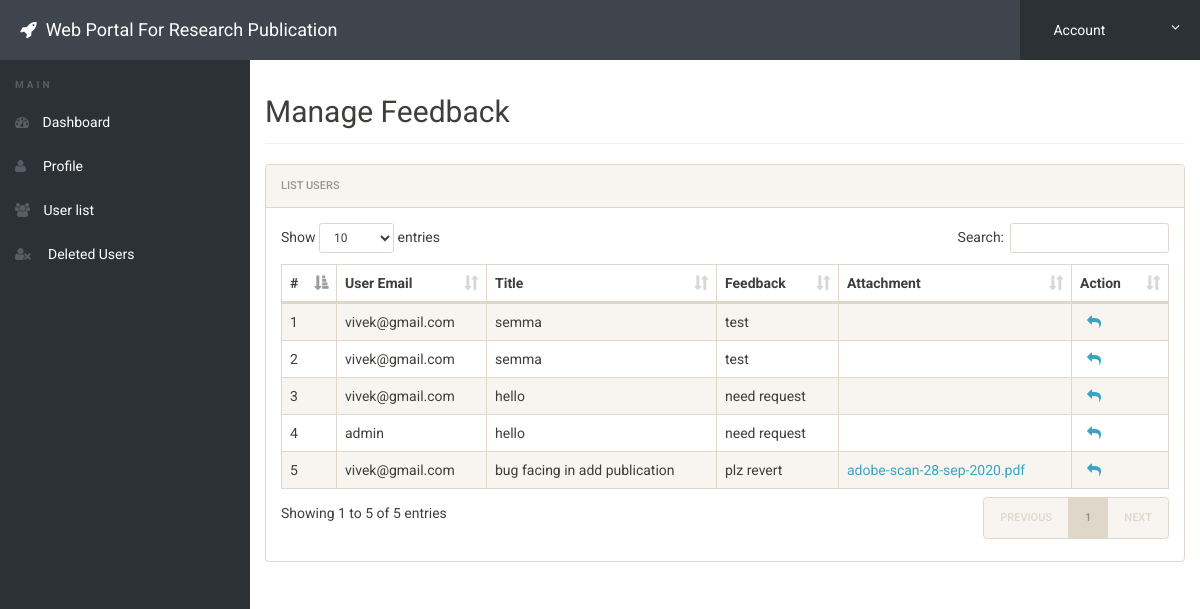
The page /admin/feedback.php (signed in) on the database its author committed.
### tables this page shows
CREATE TABLE `feedback` (
  `id` int NOT NULL,
  `sender` varchar(50) NOT NULL,
  `reciver` varchar(50) NOT NULL,
  `title` varchar(100) NOT NULL,
  `feedbackdata` varchar(500) NOT NULL,
  `attachment` varchar(50) NOT NULL
);

### admin/feedback.php (the view, shortened to what this page needs)
<?php
include('includes/config.php');
if(strlen($_SESSION['alogin'])==0)
	{
header('location:index.php');
}
else{
 ?>
<!doctype html>
<html lang="en" class="no-js">
<head>
	<link rel="stylesheet" href="css/font-awesome.min.css">
	<link rel="stylesheet" href="css/bootstrap.min.css">
	<link rel="stylesheet" href="css/dataTables.bootstrap.min.css">
	<link rel="stylesheet" href="css/bootstrap-social.css">
	<link rel="stylesheet" href="css/bootstrap-select.css">
	<link rel="stylesheet" href="css/fileinput.min.css">
	<link rel="stylesheet" href="css/awesome-bootstrap-checkbox.css">
	<link rel="stylesheet" href="css/style.css">
</head>
<body>
	<?php include('includes/header.php');?>
	<div class="ts-main-content">
		<?php include('includes/leftbar.php');?>
		<div class="content-wrapper">
			<div class="container-fluid">
				<div class="row">
					<div class="col-md-12">
						<h2 class="page-title">Manage Feedback</h2>
						<div class="panel panel-default">
							<div class="panel-heading">List Users</div>
							<div class="panel-body">
								<table id="zctb" class="display table table-striped table-bordered table-hover" cellspacing="0" width="100%">
									<thead>
										<tr>
										       <th>#</th>
												<th>User Email</th>
												<th>Title</th>
                                                <th>Feedback</th>
                                                <th>Attachment</th>
											    <th>Action</th>
										</tr>
									</thead>
									<tbody>
<?php
$reciver = 'Admin';
$sql = "SELECT * from  feedback where reciver = (:reciver)";
$query = $dbh -> prepare($sql);
$query-> bindParam(':reciver', $reciver, PDO::PARAM_STR);
$query->execute();
$results=$query->fetchAll(PDO::FETCH_OBJ);
$cnt=1;
if($query->rowCount() > 0)
{
foreach($results as $result)
{				?>
										<tr>
											<td><?php echo htmlentities($cnt);?></td>
                                            <td><?php echo htmlentities($result->sender);?></td>
											<td><?php echo htmlentities($result->title);?></td>
                                            <td><?php echo htmlentities($result->feedbackdata);?></td>
                                            <td><a href="../attachment/<?php echo htmlentities($result->attachment);?>" ><?php echo htmlentities($result->attachment);?></a></td>
<td>
<a href="sendreply.php?reply=<?php echo $result->sender;?>">&nbsp; <i class="fa fa-mail-reply"></i></a>&nbsp;&nbsp;
</td>
										</tr>
										<?php $cnt=$cnt+1; }} ?>
									</tbody>
								</table>
							</div>
						</div>
					</div>
				</div>
			</div>
		</div>
	</div>
</body>
</html>
<?php } ?>

### admin/css/style.css (style rules this page uses)
html { font-size: 14px; }
@media only screen and (min-width: 480px) { html { font-size: 17px; } }
@media only screen and (min-width: 768px) { html { font-size: 14px; } }
body { font-size: 1em; }
a { color: #37a6c4; }
.panel { overflow: hidden; }
.page-title { padding-bottom: 15px; margin-bottom: 20px; border-bottom: 1px solid #f0f0f0; }
.ts-main-content .content-wrapper { padding-top: 15px; margin-top: 60px; }
@media only screen and (min-width: 992px) { .ts-main-content .content-wrapper { margin-left: 250px; } }

### rows shown on the page
feedback: sender "vivek@gmail.com", title "semma", feedbackdata "test"
feedback: sender "vivek@gmail.com", title "semma", feedbackdata "test"
feedback: sender "vivek@gmail.com", title "hello", feedbackdata "need request"
feedback: sender "admin", title "hello", feedbackdata "need request"
feedback: sender "vivek@gmail.com", title "bug facing in add publication", feedbackdata "plz revert", attachment "adobe-scan-28-sep-2020.pdf"
